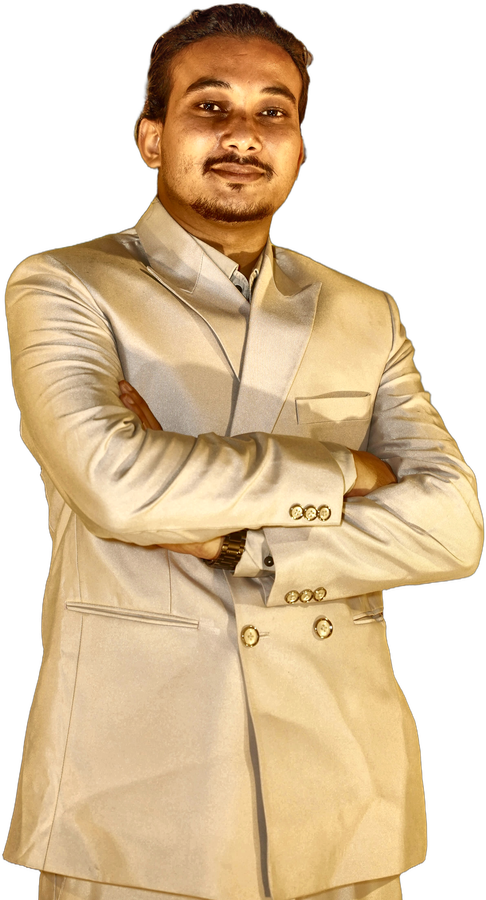
#> input picture source-prepped.png, 486 x 900 px, found by its file name
$ python make_ascii_svg.py
#> lines starting #> are read from the running program, lines starting #| are printed output that depends on the picture
from pathlib import Path
from PIL import Image
import html
RAMP=' .`:-=+*cs#%@'; BLUE='#60A5FA'

def main():
    src=Path('source-prepped.png')
    if not src.exists(): raise SystemExit('Run prep_photo.py first, or place source-prepped.png in the root.')
    im=Image.open(src).convert('L'); maxw=72; scale=min(1,maxw/im.width); w=max(1,int(im.width*scale)); h=max(1,int(im.height*scale*0.48)); im=im.resize((w,h))
#> after `im = Image.open(src).convert('L')`:
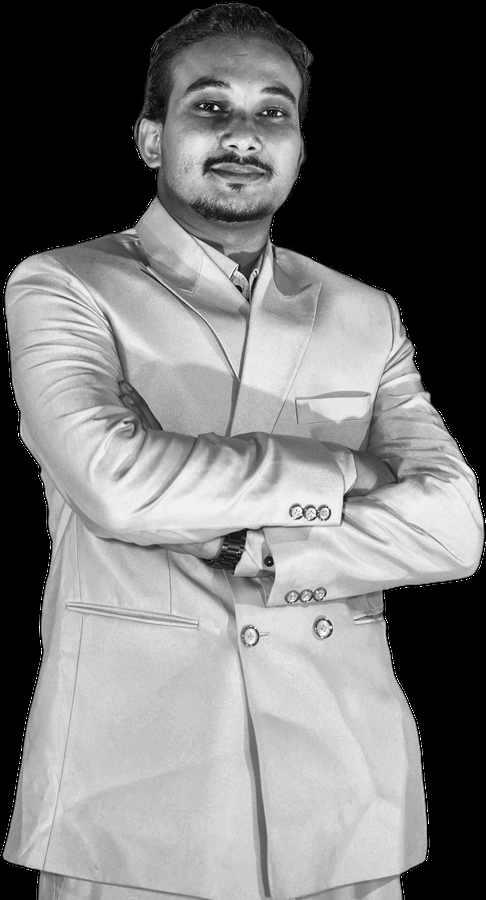
#> im: PIL image 486x900 L; min 0, max 255, mean 119.5
#> after `scale = min(1, maxw / im.width)`: scale = 0.148
#> after `w = max(1, int(im.width * scale))`: w = 72
#> after `h = max(1, int(im.height * scale * 0.48))`: h = 63
#> after `im = im.resize((w, h))`:
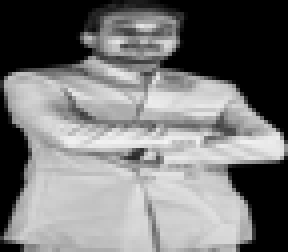
#> im: PIL image 72x63 L (shown 4 times larger); min 0, max 243, mean 119.7
    pix=im.load(); lines=[]
    for y in range(h):
        lines.append(''.join(RAMP[pix[x,y]*(len(RAMP)-1)//255] for x in range(w)))
#> after the loop, lines = 63 items
    rows=[]
    for i,line in enumerate(lines): rows.append(f'<text x="30" y="{48+i*12}" class="ascii" style="animation-delay:{i*0.025:.3f}s">{html.escape(line)}</text>')
#> this loop made 63 passes
#> after the loop, rows = 63 items
    H=max(220,80+len(lines)*12)
#> H = 836
    svg=f'''<svg xmlns="http://www.w3.org/2000/svg" width="760" height="{H}" viewBox="0 0 760 {H}"><rect width="100%" height="100%" rx="22" fill="#0f172a" stroke="#2563eb"/><circle cx="28" cy="24" r="6" fill="#2563eb"/><circle cx="48" cy="24" r="6" fill="#3b82f6"/><circle cx="68" cy="24" r="6" fill="#7dd3fc"/><text x="100" y="29" fill="#bfdbfe" font-family="monospace" font-size="14">The Cipher Stack / portrait</text><g fill="#7dd3fc" font-family="monospace" font-size="11">{''.join(rows)}</g><style>@keyframes fin{{from{{opacity:0;transform:translateX(-8px)}}to{{opacity:1;transform:translateX(0)}}}}.ascii{{opacity:0;animation:fin .55s ease forwards}}@media(prefers-reduced-motion:reduce){{.ascii{{animation:none;opacity:1}}}}</style></svg>'''
    Path('hxni-ascii.svg').write_text(svg,encoding='utf8')
if __name__=='__main__': main()
